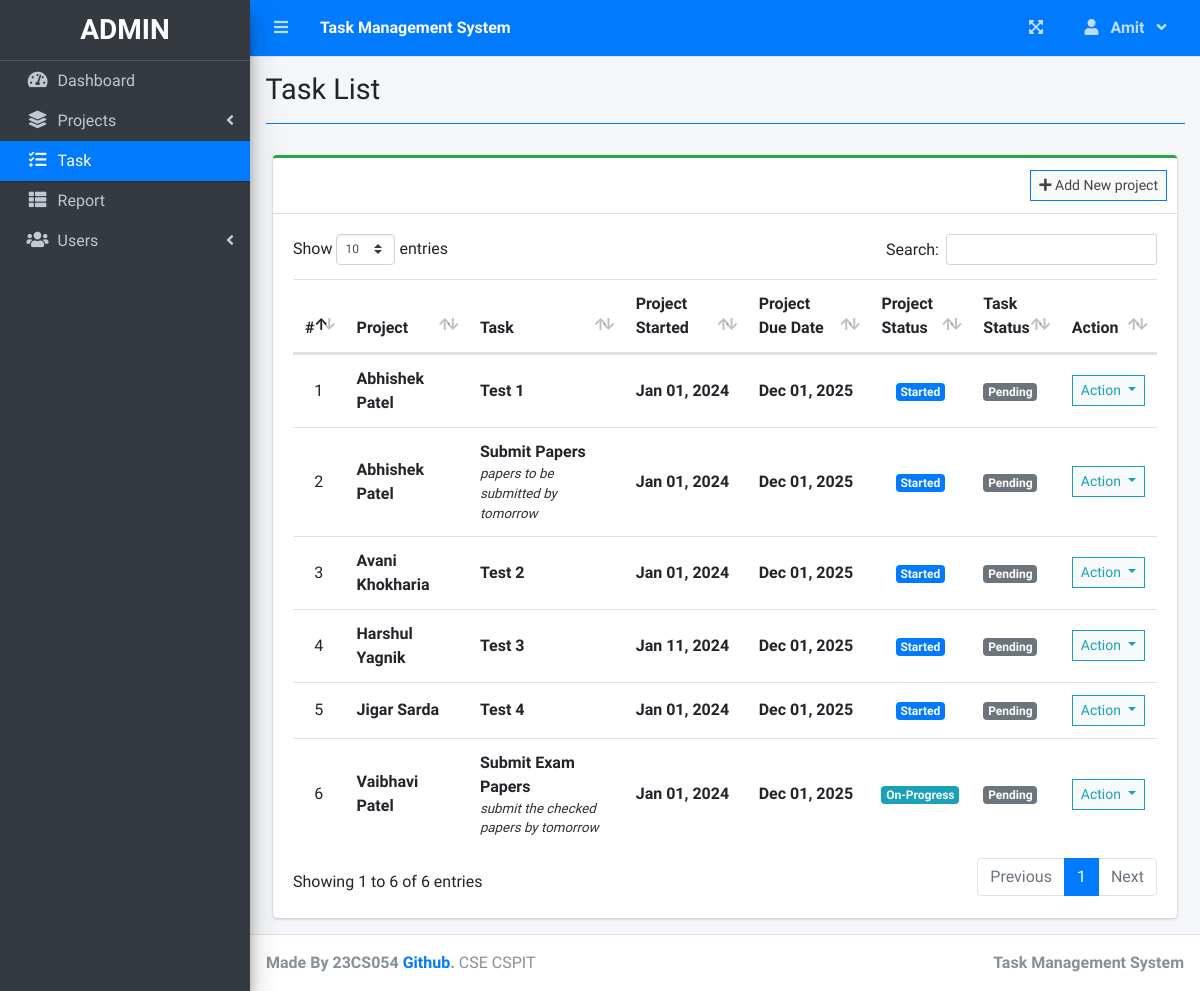
The app's page /index.php?page=task_list (signed in) with its own data.
### tables this page shows
CREATE TABLE `task_list` (
  `id` int(30) NOT NULL,
  `project_id` int(30) NOT NULL,
  `task` varchar(200) NOT NULL,
  `description` text NOT NULL,
  `status` tinyint(4) NOT NULL,
  `date_created` datetime NOT NULL DEFAULT current_timestamp()
);

CREATE TABLE `project_list` (
  `id` int(30) NOT NULL,
  `name` varchar(200) NOT NULL,
  `description` text NOT NULL,
  `status` tinyint(2) NOT NULL,
  `start_date` date NOT NULL,
  `end_date` date NOT NULL,
  `manager_id` int(30) NOT NULL,
  `user_ids` text NOT NULL,
  `date_created` datetime NOT NULL DEFAULT current_timestamp()
);

### task_list.php (the view, shortened to what this page needs)
<?php include'db_connect.php' ?>
<div class="col-lg-12">
	<div class="card card-outline card-success">
		<div class="card-header">
			<div class="card-tools">
				<a class="btn btn-block btn-sm btn-default btn-flat border-primary" href="./index.php?page=new_project"><i class="fa fa-plus"></i> Add New project</a>
			</div>
		</div>
		<div class="card-body">
			<table class="table tabe-hover table-condensed" id="list">
				<colgroup>
					<col width="5%">
					<col width="15%">
					<col width="20%">
					<col width="15%">
					<col width="15%">
					<col width="10%">
					<col width="10%">
					<col width="10%">
				</colgroup>
				<thead>
					<tr>
						<th class="text-center">#</th>
						<th>Project</th>
						<th>Task</th>
						<th>Project Started</th>
						<th>Project Due Date</th>
						<th>Project Status</th>
						<th>Task Status</th>
						<th>Action</th>
					</tr>
				</thead>
				<tbody>
					<?php
					$i = 1;
					$where = "";
					$stat = array("Pending","Started","On-Progress","On-Hold","Over Due","Done");
					$qry = $conn->query("SELECT t.*,p.name as pname,p.start_date,p.status as pstatus, p.end_date,p.id as pid FROM task_list t inner join project_list p on p.id = t.project_id $where order by p.name asc");
					while($row= $qry->fetch_assoc()):
						$trans = get_html_translation_table(HTML_ENTITIES,ENT_QUOTES);
						unset($trans["\""], $trans["<"], $trans[">"], $trans["<h2"]);
						$desc = strtr(html_entity_decode($row['description']),$trans);
						$desc=str_replace(array("<li>","</li>"), array("",", "), $desc);
		                $cprog = $conn->query("SELECT * FROM task_list where project_id = {$row['pid']} and status = 3")->num_rows;
		                $prod = $conn->query("SELECT * FROM user_productivity where project_id = {$row['pid']}")->num_rows;
		                if($row['pstatus'] == 0 && strtotime(date('Y-m-d')) >= strtotime($row['start_date'])):
		                if($prod  > 0  || $cprog > 0)
		                  $row['pstatus'] = 2;
		                else
		                  $row['pstatus'] = 1;
		                elseif($row['pstatus'] == 0 && strtotime(date('Y-m-d')) > strtotime($row['end_date'])):
		                $row['pstatus'] = 4;
		                endif;
					?>
					<tr>
						<td class="text-center"><?php echo $i++ ?></td>
						<td>
							<p><b><?php echo ucwords($row['pname']) ?></b></p>
						</td>
						<td>
							<p><b><?php echo ucwords($row['task']) ?></b></p>
							<p class="truncate"><?php echo strip_tags($desc) ?></p>
						</td>
						<td><b><?php echo date("M d, Y",strtotime($row['start_date'])) ?></b></td>
						<td><b><?php echo date("M d, Y",strtotime($row['end_date'])) ?></b></td>
						<td class="text-center">
							<?php
							  if($stat[$row['pstatus']] =='Pending'){
							  	echo "<span class='badge badge-secondary'>{$stat[$row['pstatus']]}</span>";
							  }elseif($stat[$row['pstatus']] =='Started'){
							  	echo "<span class='badge badge-primary'>{$stat[$row['pstatus']]}</span>";
							  }elseif($stat[$row['pstatus']] =='On-Progress'){
							  	echo "<span class='badge badge-info'>{$stat[$row['pstatus']]}</span>";
							  }elseif($stat[$row['pstatus']] =='On-Hold'){
							  	echo "<span class='badge badge-warning'>{$stat[$row['pstatus']]}</span>";
							  }elseif($stat[$row['pstatus']] =='Over Due'){
							  	echo "<span class='badge badge-danger'>{$stat[$row['pstatus']]}</span>";
							  }elseif($stat[$row['pstatus']] =='Done'){
							  	echo "<span class='badge badge-success'>{$stat[$row['pstatus']]}</span>";
							  }
							?>
						</td>
						<td>
                        	<?php
                        	if($row['status'] == 1){
						  		echo "<span class='badge badge-secondary'>Pending</span>";
                        	}elseif($row['status'] == 2){
						  		echo "<span class='badge badge-primary'>On-Progress</span>";
                        	}elseif($row['status'] == 3){
						  		echo "<span class='badge badge-success'>Done</span>";
                        	}
                        	?>
                        </td>
						<td class="text-center">
							<button type="button" class="btn btn-default btn-sm btn-flat border-info wave-effect text-info dropdown-toggle" data-toggle="dropdown" aria-expanded="true">
		                      Action
		                    </button>
						</td>
					</tr>
				<?php endwhile; ?>
				</tbody>
			</table>
		</div>
	</div>
</div>

### task_list.php (style rules this page uses)
table p { margin: unset !important; }
table td { vertical-align: middle !important }

### records on screen
task_list: project_list.name "Abhishek Patel", task "Test 1", project_list.start_date "Jan 01, 2024", project_list.end_date "Dec 01, 2025", status "Started", shows "Pending"
task_list: project_list.name "Abhishek Patel", task "Submit Papers", description "papers to be submitted by tomorrow", project_list.start_date "Jan 01, 2024", project_list.end_date "Dec 01, 2025", status "Started", shows "Pending"
task_list: project_list.name "Avani Khokharia", task "Test 2", project_list.start_date "Jan 01, 2024", project_list.end_date "Dec 01, 2025", status "Started", shows "Pending"
task_list: project_list.name "Harshul Yagnik", task "Test 3", project_list.start_date "Jan 11, 2024", project_list.end_date "Dec 01, 2025", status "Started", shows "Pending"
task_list: project_list.name "Jigar Sarda", task "Test 4", project_list.start_date "Jan 01, 2024", project_list.end_date "Dec 01, 2025", status "Started", shows "Pending"
task_list: project_list.name "Vaibhavi Patel", task "Submit Exam Papers", description "submit the checked papers by tomorrow", project_list.start_date "Jan 01, 2024", project_list.end_date "Dec 01, 2025", pstatus "On-Progress", status "Pending"

### other values on screen
$_SESSION['system']['name'] "Task Management System"
$_SESSION['login_firstname'] "Amit"
$title "Task List"
